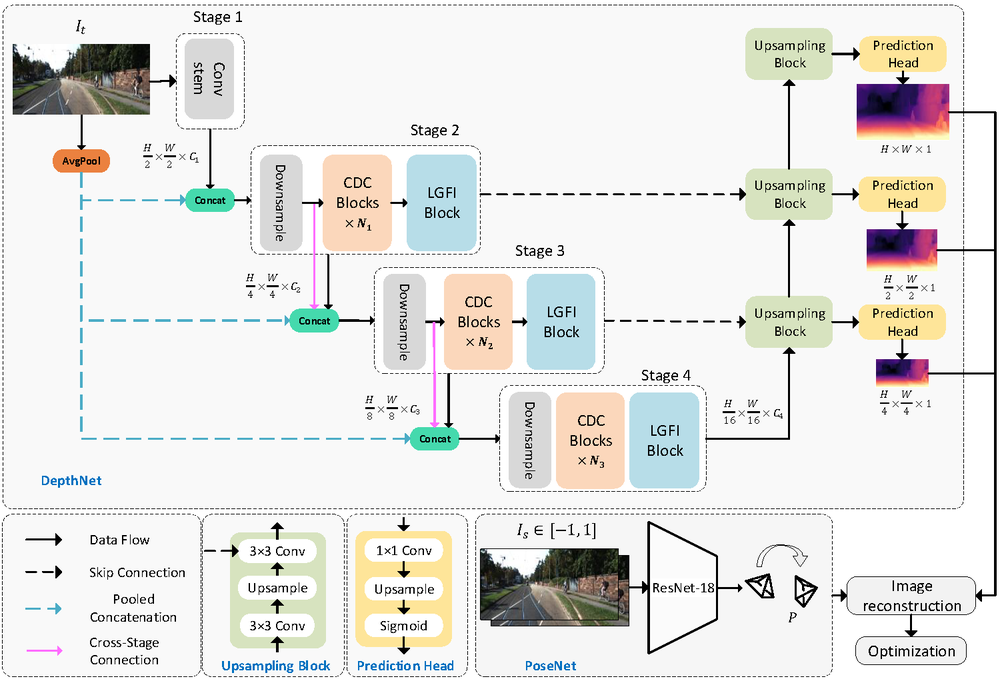
#> input picture img/overview.png, 1000 x 681 px, shrunk from 1500 x 1022 before the run, given in place of the camera
$ python mono_vslam_cv2.py
#> lines starting #> are read from the running program, lines starting #| are printed output that depends on the picture
#!/usr/bin/env python3

import argparse
import time
import os
from pathlib import Path
import sys

import cv2
import numpy as np

# --- Constants ---
MIN_FEATURES = 100  # Minimum number of features to trigger re-detection

################################################################################
# Utilities
################################################################################

def load_intrinsics(args, frame_shape):
    """
    Load camera intrinsics (K matrix) and distortion coefficients (dist).
    Priority: --calib file > CLI args (--fx, etc.) > Fallback estimate.
    """
    h, w = frame_shape[:2]
    K, dist = None, None

    if args.calib:
        calib_file = Path(args.calib)
        if calib_file.is_file() and calib_file.suffix == '.npz':
            try:
                data = np.load(calib_file)
                K = data['K']
                dist = data['dist']
                print(f"[INFO] Loaded intrinsics and distortion from {calib_file}")
                if K.shape != (3, 3) or dist.ndim != 1:
                     raise ValueError("Invalid K or dist shape in calibration file.")
                return K.astype(np.float64), dist.astype(np.float64)
            except Exception as e:
                print(f"[ERROR] Failed to load calibration file {calib_file}: {e}")
                sys.exit(1)
        else:
            print(f"[WARN] --calib provided, but '{args.calib}' is not a valid .npz file. Trying other methods.")

    if args.fx is not None and args.fy is not None:
        fx, fy = args.fx, args.fy
        cx = args.cx if args.cx is not None else w / 2.0
        cy = args.cy if args.cy is not None else h / 2.0
        # Assume no distortion if loaded from CLI args
        dist = np.zeros(5, dtype=np.float64)
        K = np.array([[fx, 0, cx], [0, fy, cy], [0, 0, 1]], dtype=np.float64)
        print("[INFO] Using intrinsics from CLI arguments (assuming zero distortion).")
        return K, dist

    # --- Fallback ---
    # This is highly inaccurate and should be avoided. Calibrate your camera!
    # Estimate focal length assuming a diagonal FOV (e.g., 70 degrees for many webcams)
    # This is just a rough guess!
    diagonal_fov_deg = 70.0
    diagonal_res = np.sqrt(w**2 + h**2)
    f_estimated = (diagonal_res / 2.0) / np.tan(np.deg2rad(diagonal_fov_deg / 2.0))
    K = np.array([[f_estimated, 0, w / 2.0],
                  [0, f_estimated, h / 2.0],
                  [0, 0, 1]], dtype=np.float64)
    dist = np.zeros(5, dtype=np.float64) # Assume no distortion
    print("[WARN] Using fallback intrinsics estimate based on assumed FOV.")
    print("[WARN] This is likely INACCURATE. Calibrate your camera and use --calib option!")
    print("[WARN] Press 'c' during runtime to save calibration shots.")
    return K, dist


# [11 lines left out: function save_calib_image, not called in this run]


################################################################################
# Main monocular VO class
################################################################################
class MonoVO:
    def __init__(self, cap, K, dist, fps, baseline):
        self.cap = cap
        self.K = K
        self.dist = dist
        self.invK = np.linalg.inv(K)
        self.baseline = baseline # Target physical distance for scale init [m]
        self.fps_target = fps
        self.delay_ms = int(1000 / fps) if fps > 0 else 1 # Avoid division by zero, 1ms delay minimum

        # Tracking params
        self.feat_params = dict(maxCorners=500,      # Increased corners
                                qualityLevel=0.01,
                                minDistance=8,       # Slightly increased distance
                                blockSize=8)         # Slightly increased block size
        self.lk_params = dict(winSize=(21, 21),
                              maxLevel=3,            # Pyramid levels
                              criteria=(cv2.TERM_CRITERIA_EPS | cv2.TERM_CRITERIA_COUNT,
                                        30, 0.01))   # Termination criteria

        # Pose state
        self.R = np.eye(3, dtype=np.float64) # Current Rotation (World -> Camera)
        self.t = np.zeros((3, 1), dtype=np.float64) # Current Translation (World -> Camera)
        self.scale = 1.0            # Default scale if initialization skipped/fails
        self.scale_initialized = False
        self.traj_len = 0.0         # Cumulative distance travelled [m]

        # Frame state
        self.prev_frame_undistorted = None
        self.prev_gray = None
        self.prev_pts = None

        # Bootstrap first frame
        self._bootstrap_first_frame()

    def _bootstrap_first_frame(self):
        """Read the first frame, undistort, find features."""
        ret, frame = self.cap.read()
#> frame is the input picture: shape (681, 1000, 3); mean B, G, R 227.5, 230.1, 230.4
        if not ret:
            raise RuntimeError("Unable to read first frame from camera")

        # Undistort the first frame
        self.prev_frame_undistorted = cv2.undistort(frame, self.K, self.dist, None, self.K)
        self.prev_gray = cv2.cvtColor(self.prev_frame_undistorted, cv2.COLOR_BGR2GRAY)
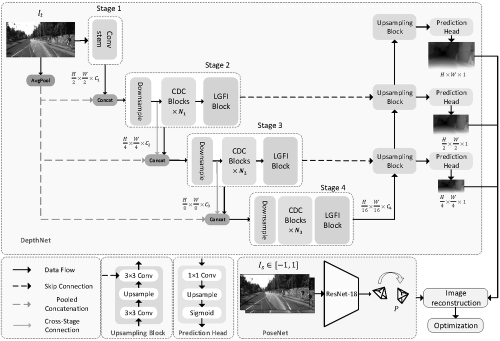
#> self.prev_gray: shape (681, 1000) (shown at 1/2 size); min 0, max 255, mean 229.9
        self.prev_pts = cv2.goodFeaturesToTrack(self.prev_gray, **self.feat_params)
#> self.prev_pts = 500 rows, first 8: [720, 588], [787, 437], [799, 598], [805, 590], [739, 588], [993, 250], [441, 131], [761, 583]

        if self.prev_pts is None or len(self.prev_pts) < MIN_FEATURES:
             raise RuntimeError("Unable to find sufficient features in the first frame.")
        print(f"[INFO] Initialized with {len(self.prev_pts)} features.")
#| [INFO] Initialized with 500 features.

    # --------------------------------------------------------------------- #
    def _estimate_relative_pose(self, p1, p2):
        """
        Estimate relative rotation (R) and translation (t) between two frames
        using the Essential Matrix decomposition. Points p1, p2 must be undistorted.
        """
        # Ensure points are in the correct shape (N, 2)
        p1_norm = p1.reshape(-1, 2).astype(np.float32)
        p2_norm = p2.reshape(-1, 2).astype(np.float32)

        # Find Essential Matrix using RANSAC
        # We use undistorted points, so K is needed.
        # Threshold: max distance from epipolar line (pixels). Lower values are stricter.
        E, mask = cv2.findEssentialMat(p2_norm, p1_norm, self.K,
                                       method=cv2.RANSAC,
                                       prob=0.999,
                                       threshold=1.0) # Adjust threshold if needed (0.5-1.5 typical)

        if E is None or mask is None:
            print("[WARN] Essential Matrix estimation failed.")
            return None, None, None

        # Count inliers
        inlier_count = np.sum(mask)
        if inlier_count < 8: # Need at least 8 points for recoverPose
            print(f"[WARN] Not enough inliers for pose recovery ({inlier_count} found).")
            return None, None, None

        # Recover relative pose (R, t) from Essential Matrix
        # Note: t is up to scale at this point
        # Points must be the *inliers* identified by findEssentialMat mask
        _, R, t, _ = cv2.recoverPose(E, p2_norm[mask.ravel() == 1], p1_norm[mask.ravel() == 1], self.K)

        # Return relative rotation, translation, and the mask of inliers
        return R, t, mask

    # --------------------------------------------------------------------- #
    def _scale_initialisation(self):
        """
        Initialize the metric scale by moving the camera a known baseline distance.
        This version accumulates the pose change over the calibration period for robustness.
        """
        print("\n" + "="*40)
        print("[INFO] Starting Scale Initialization...")
        print(f"[INFO] ==> Move the camera smoothly sideways by exactly {self.baseline:.2f} meters.")
        print("[INFO] ==> Keep features in view. Avoid fast rotations.")
        print("="*40 + "\n")

        start_time = time.time()
        init_duration_sec = 3.0 # Duration for the user to perform the movement
        needed_frames = int(self.fps_target * init_duration_sec) if self.fps_target > 0 else 60 # Target frames
        bar_len = 300

        # Store the initial state
        first_gray = self.prev_gray.copy()
        first_pts = self.prev_pts.copy()
#> first_pts has the same summary as self.prev_pts in _bootstrap_first_frame
        if first_pts is None:
            print("[ERROR] No initial points available for scale calibration.")
            return False

        # Accumulators for total relative pose change during calibration
        R_accum = np.eye(3)
        t_accum = np.zeros((3, 1))
        actual_frames = 0

        # Use a temporary copy of prev_pts/gray for the init loop
        current_gray = self.prev_gray
        current_pts = self.prev_pts
#> current_pts has the same summary as self.prev_pts in _bootstrap_first_frame

        while actual_frames < needed_frames:
            ret, frame = self.cap.read()
            if not ret:
                print("[WARN] Camera feed stopped during scale initialization.")
                break

            # Undistort current frame
            frame_undistorted = cv2.undistort(frame, self.K, self.dist, None, self.K)
            gray = cv2.cvtColor(frame_undistorted, cv2.COLOR_BGR2GRAY)

            # Track features from previous frame to current frame
            next_pts, status, _ = cv2.calcOpticalFlowPyrLK(current_gray, gray, current_pts, None, **self.lk_params)
#> next_pts has the same summary as self.prev_pts in _bootstrap_first_frame; status = 500 values from 1 to 1

            if next_pts is None or status is None:
                print("[WARN] Optical flow failed during scale init.")
                # Try to re-detect and continue? Or just use previous state?
                # For simplicity, let's just skip this frame's contribution
                current_gray = gray # Update gray for next iteration
                continue

            # Select good points (tracked successfully)
            good_mask = (status == 1).flatten()
            good_prev = current_pts[good_mask]
#> good_prev has the same summary as self.prev_pts in _bootstrap_first_frame
            good_next = next_pts[good_mask]
#> good_next has the same summary as self.prev_pts in _bootstrap_first_frame

            if len(good_prev) < 8:
                print("[WARN] Not enough points tracked during scale init.")
                current_gray = gray
                current_pts = cv2.goodFeaturesToTrack(gray, **self.feat_params) # Re-detect
                if current_pts is None: current_pts = good_next.reshape(-1, 1, 2) # Fallback if redetect fails
                continue

            # Estimate relative pose change for this frame step
            R_c, t_c, _ = self._estimate_relative_pose(good_prev, good_next)
#> in _estimate_relative_pose, `p1_norm = p1.reshape(-1, 2).astype(np.float32)`: p1_norm = 500 pairs, first value 1 to 993, second value 11 to 674
#> in _estimate_relative_pose, `p2_norm = p2.reshape(-1, 2).astype(np.float32)`: p2_norm has the same summary as p1_norm
#> in _estimate_relative_pose, `E, mask = cv2.findEssentialMat(p2_norm, p1_norm, self.K, method=cv2.RA..`: E = [[3.31e-18, -0.408, -0.408], [0.408, -3.42e-17, -0.408], [0.408, 0.408, 2.05e-17]]; mask = 500 values from 1 to 1
#> in _estimate_relative_pose, `inlier_count = np.sum(mask)`: inlier_count = 500
#> in _estimate_relative_pose, `_, R, t, _ = cv2.recoverPose(E, p2_norm[mask.ravel() == 1], p1_norm[ma..`: R = [[-0.333, -0.667, 0.667], [-0.667, -0.333, -0.667], [0.667, -0.667, -0.333]]; t = [0.577, -0.577, 0.577]
#> R_c has the same summary as R in _estimate_relative_pose; t_c = [0.577, -0.577, 0.577]

            if R_c is not None and t_c is not None:
                # Accumulate the pose transformation: T_new = T_step * T_old
                # Note: We track camera pose relative to the start.
                # t_accum represents the position of the *current* frame relative to the *first* frame, expressed in the first frame's coordinates.
                # R_accum represents the orientation of the *current* frame relative to the *first* frame.
                t_accum = t_accum + (R_accum @ t_c) # Add scaled translation vector
#> t_accum = [0.577, -0.577, 0.577]
                R_accum = R_c @ R_accum          # Compose rotations
#> R_accum has the same summary as R in _estimate_relative_pose

            # Update for next iteration
            current_gray = gray
            current_pts = good_next.reshape(-1, 1, 2)

            # Re-detect features if number drops too low
            if len(current_pts) < MIN_FEATURES:
                current_pts = cv2.goodFeaturesToTrack(current_gray, **self.feat_params)
                if current_pts is None:
                    print("[WARN] Feature re-detection failed during scale init.")
                    # Use the few points we still have
                    current_pts = good_next.reshape(-1, 1, 2)


            # --- Visualization ---
            actual_frames += 1
            progress = min(1.0, actual_frames / needed_frames)
            disp_len = int(bar_len * progress)
            bar_img = np.zeros((30, bar_len + 20, 3), dtype=np.uint8) # Increased width for text
            bar_img[:, :disp_len] = (0, 255, 0)
            bar_img[:, disp_len:] = (50, 50, 50)
             # Display percentage
            cv2.putText(bar_img, f"{int(progress * 100)}%", (bar_len + 2, 20),
                        cv2.FONT_HERSHEY_SIMPLEX, 0.5, (255, 255, 255), 1, cv2.LINE_AA)

            # Put progress bar on the undistorted frame
            h_f, w_f = frame_undistorted.shape[:2]
            bar_y_start = 10
            bar_x_start = 10
            frame_undistorted[bar_y_start:bar_y_start+30, bar_x_start:bar_x_start+bar_len+20] = bar_img

            cv2.putText(frame_undistorted, f"Move sideways {self.baseline:.2f}m...",
                        (10, 70), cv2.FONT_HERSHEY_SIMPLEX, 0.6, (0, 255, 0), 2, cv2.LINE_AA)
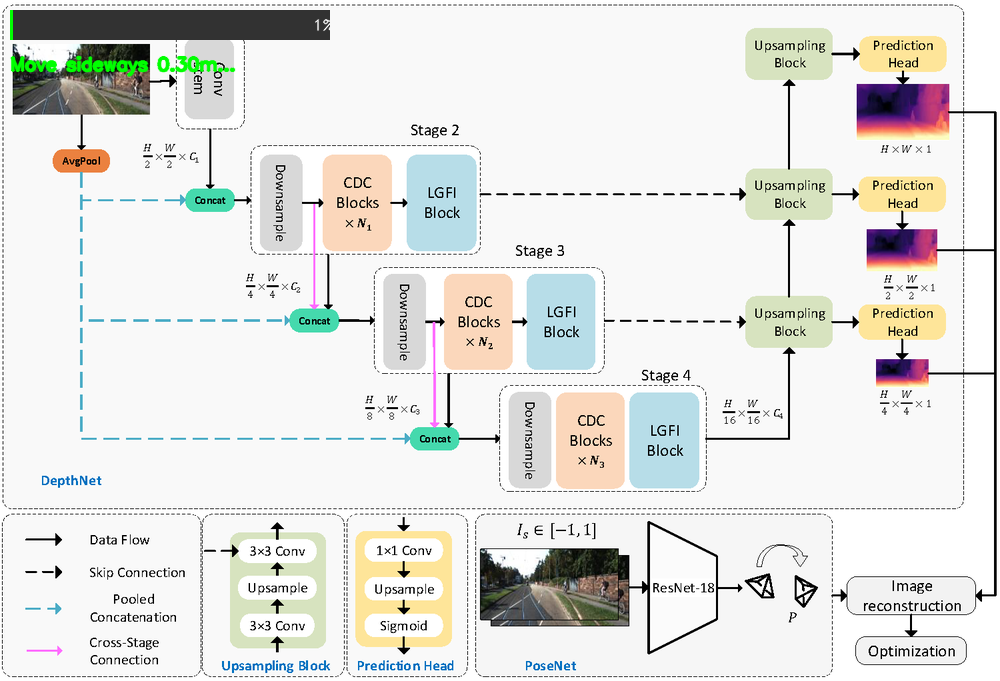
#> frame_undistorted: shape (681, 1000, 3); mean B, G, R 224.5, 227.8, 227.4
            cv2.imshow("Monocular VO Initializing...", frame_undistorted)

            key = cv2.waitKey(1) # Use waitKey(1) for max speed during init
#> (key q is pressed here)
            if key == ord('q'):
                print("[WARN] Scale initialization aborted by user.")
                cv2.destroyWindow("Monocular VO Initializing...")
                return False
            elif key == 27: # ESC key
                print("[WARN] Scale initialization aborted by user (ESC).")
                cv2.destroyWindow("Monocular VO Initializing...")
                return False

        cv2.destroyWindow("Monocular VO Initializing...")

        # --- Calculate Scale ---
        elapsed_time = time.time() - start_time
        print(f"[INFO] Scale initialization finished in {elapsed_time:.2f} seconds.")

        # Total translation magnitude (distance between first and last frame's estimated position)
        total_raw_translation_norm = np.linalg.norm(t_accum)
        print(f"[DEBUG] Accumulated Raw Translation Vector: {t_accum.flatten()}")
        print(f"[DEBUG] Accumulated Raw Translation Norm: {total_raw_translation_norm}")

        if total_raw_translation_norm < 1e-3: # Need some significant motion
            print("[ERROR] Scale initialization failed: Not enough translation detected.")
            print("[ERROR] Ensure you moved the camera sideways significantly (~{self.baseline:.2f}m).")
            return False

        # Calculate the scale factor
        self.scale = self.baseline / total_raw_translation_norm
        self.scale_initialized = True
        print(f"[INFO] Scale factor established: {self.scale:.4f} meters per VO unit.")
        print("="*40 + "\n")

        # --- Crucial Update ---
        # Update the main prev_gray and prev_pts to the *last* state from the init loop
        self.prev_gray = current_gray
        self.prev_pts = current_pts
        # No need to update self.R and self.t here, they represent the global pose which starts at Identity/Zero

        return True

    # --------------------------------------------------------------------- #
    def run(self):
        """Main VO processing loop."""

        # Attempt scale initialization first
        if not self._scale_initialisation():
             print("[WARN] Failed to initialize scale. Using default scale=1.0.")
             print("[WARN] Distances will NOT be metric. Press 's' to retry initialization.")
             self.scale = 1.0 # Set a default scale, but mark as uninitialized
             self.scale_initialized = False


        while True:
            frame_start_time = time.time()

            ret, frame = self.cap.read()
            if not ret:
                print("[INFO] End of video stream.")
                break

            # 1. Undistort Frame
            frame_undistorted = cv2.undistort(frame, self.K, self.dist, None, self.K)
            gray = cv2.cvtColor(frame_undistorted, cv2.COLOR_BGR2GRAY)

            if self.prev_pts is None or len(self.prev_pts) < MIN_FEATURES // 2:
                # If points are lost or too few, re-detect
                print("[INFO] Low feature count, re-detecting...")
                self.prev_pts = cv2.goodFeaturesToTrack(self.prev_gray, **self.feat_params)
                if self.prev_pts is None or len(self.prev_pts) < 10:
                    print("[WARN] Failed to find enough features after re-detection. Skipping frame.")
                    self.prev_gray = gray # Update gray anyway
                    continue # Skip rest of loop

            # 2. Track Features (Optical Flow)
            next_pts, status, err = cv2.calcOpticalFlowPyrLK(
                self.prev_gray, gray, self.prev_pts, None, **self.lk_params
            )
#> next_pts has the same summary as self.prev_pts in _bootstrap_first_frame; status = 500 values from 1 to 1; err = 500 values from 0 to 0
#> (the rest of the program and of its run is left out)
